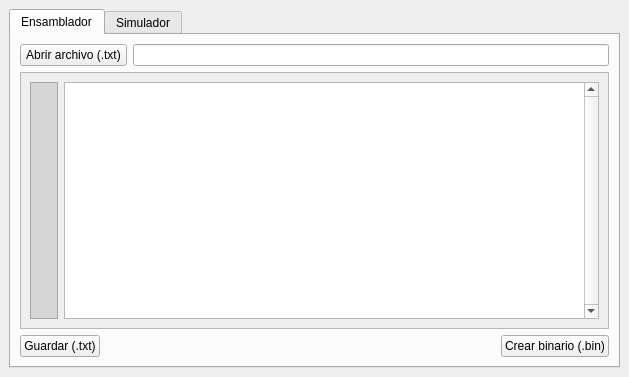
<?xml version="1.0" encoding="UTF-8"?>
<ui version="4.0">
 <class>MainWindow</class>
 <widget class="QMainWindow" name="MainWindow">
  <property name="geometry">
   <rect>
    <x>0</x>
    <y>0</y>
    <width>629</width>
    <height>377</height>
   </rect>
  </property>
  <property name="windowTitle">
   <string>MainWindow</string>
  </property>
  <widget class="QWidget" name="centralwidget">
   <layout class="QHBoxLayout" name="horizontalLayout">
    <item>
     <layout class="QVBoxLayout" name="verticalLayout">
      <item>
       <widget class="QTabWidget" name="tabWidget">
        <property name="inputMethodHints">
         <set>Qt::ImhNone</set>
        </property>
        <property name="currentIndex">
         <number>0</number>
        </property>
        <widget class="QWidget" name="tabAssambler">
         <property name="autoFillBackground">
          <bool>false</bool>
         </property>
         <attribute name="title">
          <string>Ensamblador</string>
         </attribute>
         <layout class="QVBoxLayout" name="verticalLayout_2">
          <item>
           <layout class="QHBoxLayout" name="horizontalLayout_3">
            <item>
             <widget class="QPushButton" name="pushButtonOpenTxt">
              <property name="minimumSize">
               <size>
                <width>107</width>
                <height>0</height>
               </size>
              </property>
              <property name="text">
               <string>Abrir archivo (.txt)</string>
              </property>
             </widget>
            </item>
            <item>
             <widget class="QLineEdit" name="lineDirectionTxt">
              <property name="readOnly">
               <bool>true</bool>
              </property>
             </widget>
            </item>
           </layout>
          </item>
          <item>
           <widget class="QScrollArea" name="scrollArea">
            <property name="minimumSize">
             <size>
              <width>585</width>
              <height>245</height>
             </size>
            </property>
            <property name="widgetResizable">
             <bool>true</bool>
            </property>
            <widget class="QWidget" name="scrollAreaWidgetContents">
             <property name="geometry">
              <rect>
               <x>0</x>
               <y>0</y>
               <width>583</width>
               <height>244</height>
              </rect>
             </property>
             <layout class="QGridLayout" name="gridLayout">
              <item row="0" column="2">
               <widget class="QTextEdit" name="textEditTxt">
                <property name="verticalScrollBarPolicy">
                 <enum>Qt::ScrollBarAlwaysOn</enum>
                </property>
               </widget>
              </item>
              <item row="0" column="1">
               <widget class="QTextEdit" name="textEditLineNumber">
                <property name="enabled">
                 <bool>false</bool>
                </property>
                <property name="sizePolicy">
                 <sizepolicy hsizetype="Fixed" vsizetype="Expanding">
                  <horstretch>10</horstretch>
                  <verstretch>10</verstretch>
                 </sizepolicy>
                </property>
                <property name="maximumSize">
                 <size>
                  <width>28</width>
                  <height>16777215</height>
                 </size>
                </property>
                <property name="palette">
                 <palette>
                  <active>
                   <colorrole role="Text">
                    <brush brushstyle="SolidPattern">
                     <color alpha="255">
                      <red>0</red>
                      <green>85</green>
                      <blue>127</blue>
                     </color>
                    </brush>
                   </colorrole>
                   <colorrole role="Base">
                    <brush brushstyle="SolidPattern">
                     <color alpha="255">
                      <red>208</red>
                      <green>208</green>
                      <blue>208</blue>
                     </color>
                    </brush>
                   </colorrole>
                   <colorrole role="Window">
                    <brush brushstyle="SolidPattern">
                     <color alpha="255">
                      <red>213</red>
                      <green>213</green>
                      <blue>213</blue>
                     </color>
                    </brush>
                   </colorrole>
                  </active>
                  <inactive>
                   <colorrole role="Text">
                    <brush brushstyle="SolidPattern">
                     <color alpha="255">
                      <red>0</red>
                      <green>85</green>
                      <blue>127</blue>
                     </color>
                    </brush>
                   </colorrole>
                   <colorrole role="Base">
                    <brush brushstyle="SolidPattern">
                     <color alpha="255">
                      <red>208</red>
                      <green>208</green>
                      <blue>208</blue>
                     </color>
                    </brush>
                   </colorrole>
                   <colorrole role="Window">
                    <brush brushstyle="SolidPattern">
                     <color alpha="255">
                      <red>213</red>
                      <green>213</green>
                      <blue>213</blue>
                     </color>
                    </brush>
                   </colorrole>
                  </inactive>
                  <disabled>
                   <colorrole role="Base">
                    <brush brushstyle="SolidPattern">
                     <color alpha="255">
                      <red>213</red>
                      <green>213</green>
                      <blue>213</blue>
                     </color>
                    </brush>
                   </colorrole>
                   <colorrole role="Window">
                    <brush brushstyle="SolidPattern">
                     <color alpha="255">
                      <red>213</red>
                      <green>213</green>
                      <blue>213</blue>
                     </color>
                    </brush>
                   </colorrole>
                  </disabled>
                 </palette>
                </property>
                <property name="mouseTracking">
                 <bool>false</bool>
                </property>
                <property name="inputMethodHints">
                 <set>Qt::ImhMultiLine</set>
                </property>
                <property name="frameShape">
                 <enum>QFrame::StyledPanel</enum>
                </property>
                <property name="lineWidth">
                 <number>1</number>
                </property>
                <property name="midLineWidth">
                 <number>1</number>
                </property>
                <property name="verticalScrollBarPolicy">
                 <enum>Qt::ScrollBarAlwaysOff</enum>
                </property>
                <property name="horizontalScrollBarPolicy">
                 <enum>Qt::ScrollBarAlwaysOff</enum>
                </property>
                <property name="sizeAdjustPolicy">
                 <enum>QAbstractScrollArea::AdjustIgnored</enum>
                </property>
                <property name="readOnly">
                 <bool>true</bool>
                </property>
                <property name="textInteractionFlags">
                 <set>Qt::NoTextInteraction</set>
                </property>
               </widget>
              </item>
             </layout>
            </widget>
           </widget>
          </item>
          <item>
           <layout class="QHBoxLayout" name="horizontalLayout_2">
            <item>
             <widget class="QPushButton" name="pushButtonSaveTxt">
              <property name="minimumSize">
               <size>
                <width>78</width>
                <height>0</height>
               </size>
              </property>
              <property name="text">
               <string>Guardar (.txt)</string>
              </property>
             </widget>
            </item>
            <item>
             <spacer name="horizontalSpacer_3">
              <property name="orientation">
               <enum>Qt::Horizontal</enum>
              </property>
              <property name="sizeHint" stdset="0">
               <size>
                <width>40</width>
                <height>20</height>
               </size>
              </property>
             </spacer>
            </item>
            <item>
             <widget class="QPushButton" name="pushButtonCreateBin">
              <property name="text">
               <string>Crear binario (.bin)</string>
              </property>
             </widget>
            </item>
           </layout>
          </item>
         </layout>
        </widget>
        <widget class="QWidget" name="tabSimulator">
         <attribute name="title">
          <string>Simulador</string>
         </attribute>
         <layout class="QVBoxLayout" name="verticalLayout_8">
          <item>
           <layout class="QHBoxLayout" name="horizontalLayout_4">
            <item>
             <widget class="QPushButton" name="pushButtonOpenBin">
              <property name="minimumSize">
               <size>
                <width>107</width>
                <height>0</height>
               </size>
              </property>
              <property name="text">
               <string>Abrir archivo (.bin)</string>
              </property>
             </widget>
            </item>
            <item>
             <widget class="QLineEdit" name="lineDirectionBin">
              <property name="readOnly">
               <bool>true</bool>
              </property>
             </widget>
            </item>
           </layout>
          </item>
          <item>
           <layout class="QHBoxLayout" name="horizontalLayout_6">
            <item>
             <widget class="QScrollArea" name="scrollArea_2">
              <property name="minimumSize">
               <size>
                <width>491</width>
                <height>212</height>
               </size>
              </property>
              <property name="widgetResizable">
               <bool>true</bool>
              </property>
              <widget class="QWidget" name="scrollAreaWidgetContents_2">
               <property name="geometry">
                <rect>
                 <x>0</x>
                 <y>0</y>
                 <width>489</width>
                 <height>242</height>
                </rect>
               </property>
               <layout class="QHBoxLayout" name="horizontalLayout_7">
                <item>
                 <widget class="QTextEdit" name="textEditLineNumber_bin">
                  <property name="enabled">
                   <bool>false</bool>
                  </property>
                  <property name="sizePolicy">
                   <sizepolicy hsizetype="Fixed" vsizetype="Expanding">
                    <horstretch>10</horstretch>
                    <verstretch>10</verstretch>
                   </sizepolicy>
                  </property>
                  <property name="maximumSize">
                   <size>
                    <width>28</width>
                    <height>16777215</height>
                   </size>
                  </property>
                  <property name="palette">
                   <palette>
                    <active>
                     <colorrole role="Text">
                      <brush brushstyle="SolidPattern">
                       <color alpha="255">
                        <red>0</red>
                        <green>85</green>
                        <blue>127</blue>
                       </color>
                      </brush>
                     </colorrole>
                     <colorrole role="Base">
                      <brush brushstyle="SolidPattern">
                       <color alpha="255">
                        <red>208</red>
                        <green>208</green>
                        <blue>208</blue>
                       </color>
                      </brush>
                     </colorrole>
                     <colorrole role="Window">
                      <brush brushstyle="SolidPattern">
                       <color alpha="255">
                        <red>213</red>
                        <green>213</green>
                        <blue>213</blue>
                       </color>
                      </brush>
                     </colorrole>
                    </active>
                    <inactive>
                     <colorrole role="Text">
                      <brush brushstyle="SolidPattern">
                       <color alpha="255">
                        <red>0</red>
                        <green>85</green>
                        <blue>127</blue>
                       </color>
                      </brush>
                     </colorrole>
                     <colorrole role="Base">
                      <brush brushstyle="SolidPattern">
                       <color alpha="255">
                        <red>208</red>
                        <green>208</green>
                        <blue>208</blue>
                       </color>
                      </brush>
                     </colorrole>
                     <colorrole role="Window">
                      <brush brushstyle="SolidPattern">
                       <color alpha="255">
                        <red>213</red>
                        <green>213</green>
                        <blue>213</blue>
                       </color>
                      </brush>
                     </colorrole>
                    </inactive>
                    <disabled>
                     <colorrole role="Base">
                      <brush brushstyle="SolidPattern">
                       <color alpha="255">
                        <red>213</red>
                        <green>213</green>
                        <blue>213</blue>
                       </color>
                      </brush>
                     </colorrole>
                     <colorrole role="Window">
                      <brush brushstyle="SolidPattern">
                       <color alpha="255">
                        <red>213</red>
                        <green>213</green>
                        <blue>213</blue>
                       </color>
                      </brush>
                     </colorrole>
                    </disabled>
                   </palette>
                  </property>
                  <property name="frameShape">
                   <enum>QFrame::StyledPanel</enum>
                  </property>
                  <property name="lineWidth">
                   <number>1</number>
                  </property>
                  <property name="midLineWidth">
                   <number>1</number>
                  </property>
                  <property name="verticalScrollBarPolicy">
                   <enum>Qt::ScrollBarAlwaysOff</enum>
                  </property>
                  <property name="horizontalScrollBarPolicy">
                   <enum>Qt::ScrollBarAlwaysOff</enum>
                  </property>
                  <property name="sizeAdjustPolicy">
                   <enum>QAbstractScrollArea::AdjustIgnored</enum>
                  </property>
                  <property name="readOnly">
                   <bool>true</bool>
                  </property>
                  <property name="textInteractionFlags">
                   <set>Qt::NoTextInteraction</set>
                  </property>
                 </widget>
                </item>
                <item>
                 <widget class="QTextEdit" name="textEditBin">
                  <property name="enabled">
                   <bool>true</bool>
                  </property>
                  <property name="palette">
                   <palette>
                    <active>
                     <colorrole role="Highlight">
                      <brush brushstyle="SolidPattern">
                       <color alpha="255">
                        <red>160</red>
                        <green>160</green>
                        <blue>160</blue>
                       </color>
                      </brush>
                     </colorrole>
                     <colorrole role="Link">
                      <brush brushstyle="SolidPattern">
                       <color alpha="255">
                        <red>160</red>
                        <green>160</green>
                        <blue>160</blue>
                       </color>
                      </brush>
                     </colorrole>
                    </active>
                    <inactive>
                     <colorrole role="Highlight">
                      <brush brushstyle="SolidPattern">
                       <color alpha="255">
                        <red>160</red>
                        <green>160</green>
                        <blue>160</blue>
                       </color>
                      </brush>
                     </colorrole>
                     <colorrole role="Link">
                      <brush brushstyle="SolidPattern">
                       <color alpha="255">
                        <red>160</red>
                        <green>160</green>
                        <blue>160</blue>
                       </color>
                      </brush>
                     </colorrole>
                    </inactive>
                    <disabled>
                     <colorrole role="Link">
                      <brush brushstyle="SolidPattern">
                       <color alpha="255">
                        <red>160</red>
                        <green>160</green>
                        <blue>160</blue>
                       </color>
                      </brush>
                     </colorrole>
                    </disabled>
                   </palette>
                  </property>
                  <property name="verticalScrollBarPolicy">
                   <enum>Qt::ScrollBarAlwaysOn</enum>
                  </property>
                  <property name="horizontalScrollBarPolicy">
                   <enum>Qt::ScrollBarAlwaysOff</enum>
                  </property>
                  <property name="readOnly">
                   <bool>true</bool>
                  </property>
                 </widget>
                </item>
               </layout>
              </widget>
             </widget>
            </item>
            <item>
             <layout class="QVBoxLayout" name="verticalLayout_7">
              <item>
               <layout class="QVBoxLayout" name="verticalLayout_3">
                <property name="spacing">
                 <number>1</number>
                </property>
                <item>
                 <widget class="QLabel" name="labelOpcode">
                  <property name="maximumSize">
                   <size>
                    <width>53</width>
                    <height>16777215</height>
                   </size>
                  </property>
                  <property name="text">
                   <string>Opcode:</string>
                  </property>
                 </widget>
                </item>
                <item>
                 <widget class="QLineEdit" name="lineEditOpcode">
                  <property name="enabled">
                   <bool>false</bool>
                  </property>
                  <property name="minimumSize">
                   <size>
                    <width>81</width>
                    <height>0</height>
                   </size>
                  </property>
                  <property name="maximumSize">
                   <size>
                    <width>81</width>
                    <height>16777215</height>
                   </size>
                  </property>
                  <property name="readOnly">
                   <bool>true</bool>
                  </property>
                 </widget>
                </item>
               </layout>
              </item>
              <item>
               <layout class="QVBoxLayout" name="verticalLayout_4">
                <property name="spacing">
                 <number>1</number>
                </property>
                <item>
                 <widget class="QLabel" name="labelOperando">
                  <property name="text">
                   <string>Operando:</string>
                  </property>
                 </widget>
                </item>
                <item>
                 <widget class="QLineEdit" name="lineEditOperando">
                  <property name="enabled">
                   <bool>false</bool>
                  </property>
                  <property name="minimumSize">
                   <size>
                    <width>81</width>
                    <height>0</height>
                   </size>
                  </property>
                  <property name="maximumSize">
                   <size>
                    <width>81</width>
                    <height>16777215</height>
                   </size>
                  </property>
                  <property name="readOnly">
                   <bool>true</bool>
                  </property>
                 </widget>
                </item>
               </layout>
              </item>
              <item>
               <spacer name="verticalSpacer">
                <property name="orientation">
                 <enum>Qt::Vertical</enum>
                </property>
                <property name="sizeHint" stdset="0">
                 <size>
                  <width>20</width>
                  <height>40</height>
                 </size>
                </property>
               </spacer>
              </item>
              <item>
               <layout class="QVBoxLayout" name="verticalLayout_5">
                <property name="spacing">
                 <number>1</number>
                </property>
                <item>
                 <widget class="QLabel" name="labelAC">
                  <property name="maximumSize">
                   <size>
                    <width>53</width>
                    <height>16777215</height>
                   </size>
                  </property>
                  <property name="text">
                   <string>LCD</string>
                  </property>
                 </widget>
                </item>
                <item>
                 <widget class="QLineEdit" name="lineEditLCD">
                  <property name="minimumSize">
                   <size>
                    <width>81</width>
                    <height>0</height>
                   </size>
                  </property>
                  <property name="maximumSize">
                   <size>
                    <width>81</width>
                    <height>16777215</height>
                   </size>
                  </property>
                  <property name="readOnly">
                   <bool>true</bool>
                  </property>
                 </widget>
                </item>
               </layout>
              </item>
              <item>
               <layout class="QVBoxLayout" name="verticalLayout_6">
                <property name="spacing">
                 <number>1</number>
                </property>
                <item>
                 <widget class="QLabel" name="labelAC_2">
                  <property name="maximumSize">
                   <size>
                    <width>53</width>
                    <height>16777215</height>
                   </size>
                  </property>
                  <property name="text">
                   <string>AC:</string>
                  </property>
                 </widget>
                </item>
                <item>
                 <widget class="QLineEdit" name="lineEditAC">
                  <property name="minimumSize">
                   <size>
                    <width>81</width>
                    <height>0</height>
                   </size>
                  </property>
                  <property name="maximumSize">
                   <size>
                    <width>81</width>
                    <height>16777215</height>
                   </size>
                  </property>
                  <property name="readOnly">
                   <bool>true</bool>
                  </property>
                 </widget>
                </item>
               </layout>
              </item>
             </layout>
            </item>
           </layout>
          </item>
          <item>
           <layout class="QHBoxLayout" name="horizontalLayout_5">
            <item>
             <widget class="QPushButton" name="pushButtonSimulate">
              <property name="minimumSize">
               <size>
                <width>78</width>
                <height>0</height>
               </size>
              </property>
              <property name="text">
               <string>Simular</string>
              </property>
             </widget>
            </item>
            <item>
             <widget class="QPushButton" name="pushButtonStep">
              <property name="enabled">
               <bool>false</bool>
              </property>
              <property name="text">
               <string>Step</string>
              </property>
             </widget>
            </item>
            <item>
             <widget class="QPushButton" name="pushButtonReset">
              <property name="enabled">
               <bool>false</bool>
              </property>
              <property name="text">
               <string>Reset</string>
              </property>
             </widget>
            </item>
            <item>
             <spacer name="horizontalSpacer">
              <property name="orientation">
               <enum>Qt::Horizontal</enum>
              </property>
              <property name="sizeHint" stdset="0">
               <size>
                <width>40</width>
                <height>20</height>
               </size>
              </property>
             </spacer>
            </item>
            <item>
             <widget class="QRadioButton" name="radioButtonDebugMode">
              <property name="text">
               <string>Debug mode</string>
              </property>
              <property name="checked">
               <bool>false</bool>
              </property>
             </widget>
            </item>
           </layout>
          </item>
         </layout>
        </widget>
       </widget>
      </item>
     </layout>
    </item>
   </layout>
  </widget>
 </widget>
 <tabstops>
  <tabstop>tabWidget</tabstop>
  <tabstop>pushButtonOpenTxt</tabstop>
  <tabstop>lineDirectionTxt</tabstop>
  <tabstop>pushButtonCreateBin</tabstop>
  <tabstop>pushButtonOpenBin</tabstop>
  <tabstop>scrollArea</tabstop>
  <tabstop>pushButtonSimulate</tabstop>
  <tabstop>pushButtonStep</tabstop>
  <tabstop>pushButtonReset</tabstop>
  <tabstop>radioButtonDebugMode</tabstop>
  <tabstop>lineEditOpcode</tabstop>
  <tabstop>lineEditOperando</tabstop>
  <tabstop>lineEditLCD</tabstop>
  <tabstop>lineDirectionBin</tabstop>
  <tabstop>scrollArea_2</tabstop>
 </tabstops>
 <resources/>
 <connections/>
</ui>
